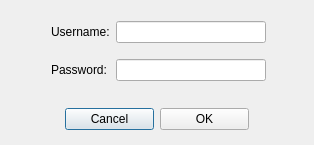
<?xml version="1.0" encoding="UTF-8"?>
<ui version="4.0">
 <class>Login</class>
 <widget class="QDialog" name="Login">
  <property name="geometry">
   <rect>
    <x>0</x>
    <y>0</y>
    <width>314</width>
    <height>145</height>
   </rect>
  </property>
  <property name="windowTitle">
   <string>SSH Login</string>
  </property>
  <widget class="QWidget" name="layoutWidget">
   <property name="geometry">
    <rect>
     <x>51</x>
     <y>11</y>
     <width>215</width>
     <height>80</height>
    </rect>
   </property>
   <layout class="QGridLayout" name="gridLayout">
    <item row="0" column="0">
     <widget class="QLabel" name="labelUsername">
      <property name="text">
       <string>Username:</string>
      </property>
     </widget>
    </item>
    <item row="0" column="1">
     <widget class="QLineEdit" name="lneUsername">
      <property name="text">
       <string/>
      </property>
     </widget>
    </item>
    <item row="1" column="0">
     <widget class="QLabel" name="labelPassword">
      <property name="text">
       <string>Password:</string>
      </property>
     </widget>
    </item>
    <item row="1" column="1">
     <widget class="QLineEdit" name="lnePassword">
      <property name="echoMode">
       <enum>QLineEdit::Password</enum>
      </property>
     </widget>
    </item>
   </layout>
  </widget>
  <widget class="QWidget" name="layoutWidget">
   <property name="geometry">
    <rect>
     <x>65</x>
     <y>100</y>
     <width>184</width>
     <height>38</height>
    </rect>
   </property>
   <layout class="QHBoxLayout" name="horizontalLayout">
    <item>
     <widget class="QPushButton" name="btnCancel">
      <property name="text">
       <string>Cancel</string>
      </property>
     </widget>
    </item>
    <item>
     <widget class="QPushButton" name="btnOK">
      <property name="text">
       <string>OK</string>
      </property>
     </widget>
    </item>
   </layout>
  </widget>
 </widget>
 <tabstops>
  <tabstop>lneUsername</tabstop>
  <tabstop>lnePassword</tabstop>
  <tabstop>btnOK</tabstop>
  <tabstop>btnCancel</tabstop>
 </tabstops>
 <resources/>
 <connections>
  <connection>
   <sender>btnCancel</sender>
   <signal>clicked()</signal>
   <receiver>Login</receiver>
   <slot>clickedCancel()</slot>
   <hints>
    <hint type="sourcelabel">
     <x>166</x>
     <y>240</y>
    </hint>
    <hint type="destinationlabel">
     <x>170</x>
     <y>269</y>
    </hint>
   </hints>
  </connection>
  <connection>
   <sender>btnOK</sender>
   <signal>clicked()</signal>
   <receiver>Login</receiver>
   <slot>clickedOK()</slot>
   <hints>
    <hint type="sourcelabel">
     <x>263</x>
     <y>241</y>
    </hint>
    <hint type="destinationlabel">
     <x>267</x>
     <y>265</y>
    </hint>
   </hints>
  </connection>
 </connections>
</ui>
